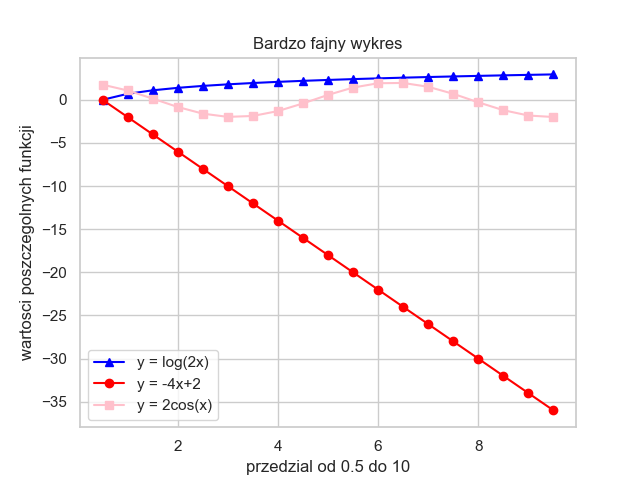

Write Python code to recreate this figure.
import matplotlib.pyplot as  plt
import numpy as np
import seaborn as sns

sns.set()
sns.set_style('whitegrid')

x = np.arange(0.5, 10, 0.5)
y1 = np.log(2*x)
y2 = -4*x+2
y3 = 2*np.cos(x)

plt.plot(x, y1, label = 'y = log(2x)', color = 'blue', marker = '^')
plt.plot(x, y2, label = 'y = -4x+2', color = 'red', marker = 'o')
plt.plot(x, y3, label = 'y = 2cos(x)', color = 'pink', marker = 's')
plt.legend()
plt.title('Bardzo fajny wykres')
plt.xlabel('przedzial od 0.5 do 10')
plt.ylabel('wartosci poszczegolnych funkcji')
#plt.show()
plt.savefig('zad1.png')
